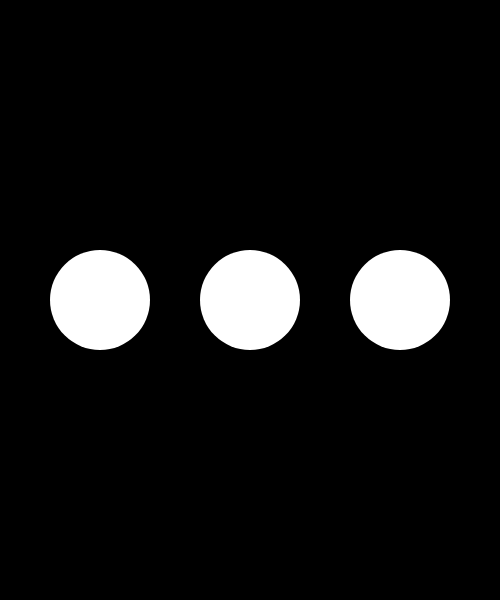
Frame 1 (no input)
Frame 60 (no input): identical to frame 1, image omitted
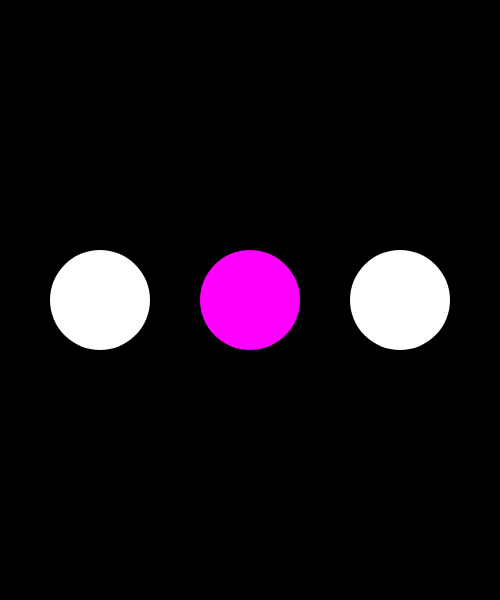
Frame 120 (the mouse pressed at the canvas centre since frame 60)

The p5.js sketch that drew these frames (run headless with seeded random() and noise() and a simulated clock; from frame 60 on, the mouse is pressed at the canvas centre):

// p5.js sketch
// ── sketch.js
// IMA | NYU Shanghai
// MOQN
// Oct 5 2019


let buttons = [];

function setup() {
  createCanvas(500, 600);
  background(0);

  buttons.push( new Button(width/2 - 150, height/2, 50) ); // (x, y, rad)
  buttons.push( new Button(width/2 +   0, height/2, 50) );
  buttons.push( new Button(width/2 + 150, height/2, 50) );
}

function draw() {
  background(0);

  for (let b of buttons) {
    b.check(mouseX, mouseY);
    b.display();
  }
}



class Button {
  constructor(x, y, rad) {
    this.x = x;
    this.y = y;
    this.rad = rad;
    this.color = color(255);
  }
  check(x, y) {
    let distance = dist(this.x, this.y, x, y);
    if (distance < this.rad) {
      // in
      this.color = color(0, 255, 150);
      if (mouseIsPressed) {
        this.color = color(255, 0, 255);
      }
    } else {
      // out
      this.color = color(255);
    }
  }
  display() {
    push();
    noStroke();
    fill(this.color);
    ellipse(this.x, this.y, this.rad*2, this.rad*2);
    pop();
  }
}
